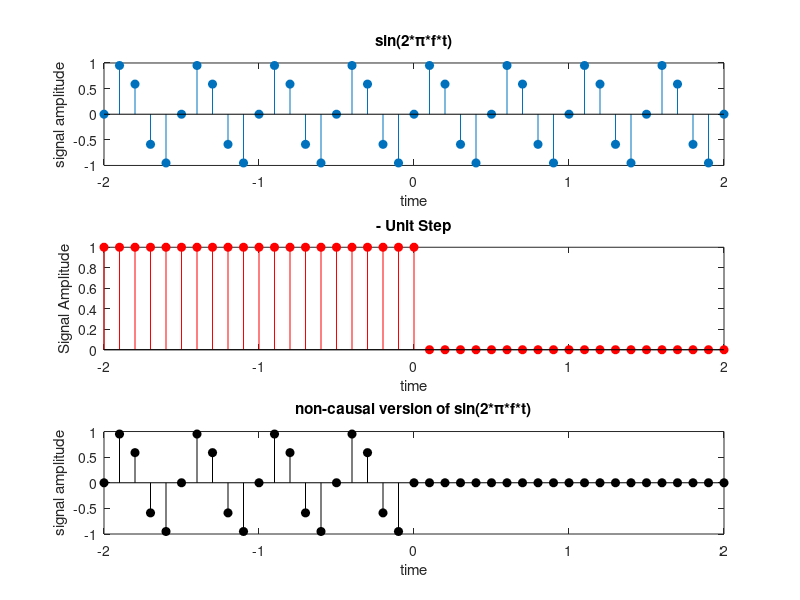

Recreate this plot in MATLAB.
clc;
clear all;
close all;

time = -2:1/10:2;
sig = sin(2*pi*2*time);
 
subplot(3,1,1);
stem(time,sig,'filled');
xlabel('time');
ylabel('signal amplitude'); 
title('sin(2*\pi*f*t)');
 
mirroredUnit = (time<=0); 
nonCausalSig = sig.*mirroredUnit;
 
subplot(3,1,2);
stem(time, mirroredUnit, 'r','filled'); 
xlabel('time'); 
ylabel('Signal Amplitude'); 
title('- Unit Step');
 
subplot(3,1,3);
stem(time,nonCausalSig, 'k','filled'); 
xlabel('time');
ylabel('signal amplitude');
title('non-causal version of sin(2*\pi*f*t)');
